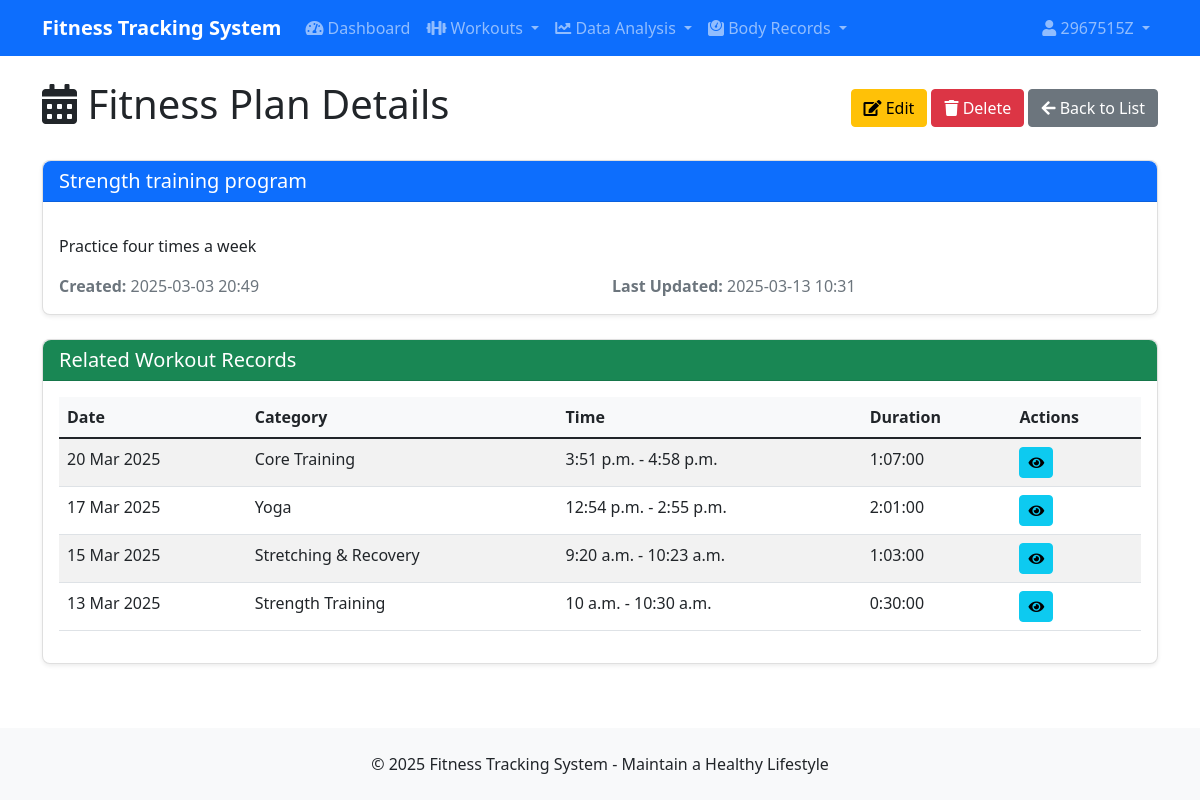
The page /workouts/plans/1/ (signed in) on the database its author committed.
### users/models.py (models this page shows, shortened)
class CustomUser(AbstractUser):
    GENDER_CHOICES = (
        ('M', 'Male'),
        ('F', 'Female'),
        ('O', 'Other'),
    )
    gender = models.CharField(_('Gender'), max_length=1, choices=GENDER_CHOICES, blank=True)
    birth_date = models.DateField(_('Birth Date'), null=True, blank=True)
    height = models.FloatField(_('Height(cm)'), null=True, blank=True)
    weight = models.FloatField(_('Weight(kg)'), null=True, blank=True)
    profile_picture = models.ImageField(_('Profile Picture'), upload_to='profile_pics', blank=True)
    bio = models.TextField(_('Bio'), blank=True)
    target_weight = models.FloatField(_('target_weight(kg)'), null=True, blank=True)
    class Meta:
        verbose_name = _('User')
        verbose_name_plural = _('User')

### workouts/models.py (models this page shows, shortened)
class WorkoutPlan(models.Model):
    user = models.ForeignKey(CustomUser, on_delete=models.CASCADE, related_name='workout_plans')
    title = models.CharField(_('Plan Title'), max_length=200)
    description = models.TextField(_('Plan Description'), blank=True)
    created_at = models.DateTimeField(_('Created At'), auto_now_add=True)
    updated_at = models.DateTimeField(_('Updated At'), auto_now=True)
    class Meta:
        verbose_name = _('WorkoutPlan')
        verbose_name_plural = _('WorkoutPlan')
        ordering = ['-created_at']

class Workout(models.Model):
    user = models.ForeignKey(CustomUser, on_delete=models.CASCADE, related_name='workouts')
    category = models.ForeignKey(WorkoutCategory, on_delete=models.CASCADE, related_name='workouts')
    plan = models.ForeignKey(WorkoutPlan, on_delete=models.SET_NULL, related_name='workouts', null=True, blank=True)
    date = models.DateField(_('Date'))
    start_time = models.TimeField(_('Start Time'))
    end_time = models.TimeField(_('End Time'))
    duration = models.DurationField(_('Duration'), blank=True, null=True)
    calories_burned = models.IntegerField(_('Calories Burned'), blank=True, null=True)
    notes = models.TextField(_('Notes'), blank=True)
    class Meta:
        verbose_name = _('Workout Record')
        verbose_name_plural = _('Workout Record')
        ordering = ['-date', '-start_time']

class WorkoutCategory(models.Model):
    name = models.CharField(_('Category name'), max_length=100)
    description = models.TextField(_('Description'), blank=True)
    class Meta:
        verbose_name = _('Fitness category')
        verbose_name_plural = _('Fitness category')

### workouts/views.py (the view)
# urls.py: path('plans/<int:pk>/', views.WorkoutPlanDetailView.as_view(), name='plan-detail'),
class WorkoutPlanDetailView(LoginRequiredMixin, UserPassesTestMixin, DetailView):
    model = WorkoutPlan
    template_name = 'workouts/plan_detail.html'
    context_object_name = 'plan'  # 这是关键设置，确保模板中可以使用 plan 变量
    def test_func(self):
        plan = self.get_object()
        if plan is None:
            return False
        return self.request.user == plan.user

### templates/workouts/plan_detail.html (shortened to what this page needs)
{% extends 'base.html' %}
{% block content %}
<div class="d-flex justify-content-between align-items-center mb-4">
    <h1><i class="fas fa-calendar-alt"></i> Fitness Plan Details</h1>
    <div>
        <a href="{% url 'plan-update' plan.pk %}" class="btn btn-warning">
            <i class="fas fa-edit"></i> Edit
        </a>
        <a href="{% url 'plan-delete' plan.pk %}" class="btn btn-danger">
            <i class="fas fa-trash"></i> Delete
        </a>
        <a href="{% url 'plan-list' %}" class="btn btn-secondary">
            <i class="fas fa-arrow-left"></i> Back to List
        </a>
    </div>
</div>
<div class="card mb-4">
    <div class="card-header bg-primary text-white">
        <h5 class="card-title mb-0">{{ plan.title }}</h5>
    </div>
    <div class="card-body">
        <p class="card-text">{{ plan.description|linebreaks }}</p>
        <div class="row mt-3">
            <div class="col-md-6">
                <p class="text-muted mb-0">
                    <strong>Created:</strong> {{ plan.created_at|date:"Y-m-d H:i" }}
                </p>
            </div>
            <div class="col-md-6">
                <p class="text-muted mb-0">
                    <strong>Last Updated:</strong> {{ plan.updated_at|date:"Y-m-d H:i" }}
                </p>
            </div>
        </div>
    </div>
</div>
{% if plan.workouts.all %}
<div class="card">
    <div class="card-header bg-success text-white">
        <h5 class="card-title mb-0">Related Workout Records</h5>
    </div>
    <div class="card-body">
        <div class="table-responsive">
            <table class="table table-striped">
                <thead>
                    <tr>
                        <th>Date</th>
                        <th>Category</th>
                        <th>Time</th>
                        <th>Duration</th>
                        <th>Actions</th>
                    </tr>
                </thead>
                <tbody>
                    {% for workout in plan.workouts.all %}
                    <tr>
                        <td>{{ workout.date }}</td>
                        <td>{{ workout.category.name }}</td>
                        <td>{{ workout.start_time }} - {{ workout.end_time }}</td>
                        <td>{{ workout.duration|default:'Unknown' }}</td>
                        <td>
                            <a href="{% url 'workout-detail' workout.pk %}" class="btn btn-sm btn-info">
                                <i class="fas fa-eye"></i>
                            </a>
                        </td>
                    </tr>
                    {% endfor %}
                </tbody>
            </table>
        </div>
    </div>
</div>
{% endif %}
{% endblock %}

### templates/base.html (shortened to what this page needs)
<!DOCTYPE html>
<html lang="en">
<head>
    <link href="https://cdn.jsdelivr.net/npm/bootstrap@5.1.3/dist/css/bootstrap.min.css" rel="stylesheet">
    <link rel="stylesheet" href="https://cdnjs.cloudflare.com/ajax/libs/font-awesome/5.15.4/css/all.min.css">
    <link rel="stylesheet" href="https://cdnjs.cloudflare.com/ajax/libs/bootstrap-datepicker/1.9.0/css/bootstrap-datepicker.min.css">
    <link rel="stylesheet" href="/static/css/style.css">
</head>
<body>
    <nav class="navbar navbar-expand-lg navbar-dark bg-primary">
        <div class="container">
            <a class="navbar-brand" href="{% url 'dashboard' %}">Fitness Tracking System</a>
            <div class="collapse navbar-collapse" id="navbarNav">
                <ul class="navbar-nav me-auto">
                    {% if user.is_authenticated %}
                    <li class="nav-item">
                        <a class="nav-link" href="{% url 'dashboard' %}">
                            <i class="fas fa-tachometer-alt"></i> Dashboard
                        </a>
                    </li>
                    <li class="nav-item dropdown">
                        <a class="nav-link dropdown-toggle" href="#" id="workoutDropdown" role="button" data-bs-toggle="dropdown">
                            <i class="fas fa-dumbbell"></i> Workouts
                        </a>
                    </li>
                    <li class="nav-item dropdown">
                        <a class="nav-link dropdown-toggle" href="#" id="analysisDropdown" role="button" data-bs-toggle="dropdown">
                            <i class="fas fa-chart-line"></i> Data Analysis
                        </a>
                    </li>
                    <li class="nav-item dropdown">
                        <a class="nav-link dropdown-toggle" href="#" id="bodyDropdown" role="button" data-bs-toggle="dropdown">
                            <i class="fas fa-weight"></i> Body Records
                        </a>
                    </li>
                    {% endif %}
                </ul>
                <ul class="navbar-nav">
                    {% if user.is_authenticated %}
                    <li class="nav-item dropdown">
                        <a class="nav-link dropdown-toggle" href="#" id="userDropdown" role="button" data-bs-toggle="dropdown">
                            <i class="fas fa-user"></i> {{ user.username }}
                        </a>
                    </li>
                    {% endif %}
                </ul>
            </div>
        </div>
    </nav>
    <div class="container mt-4 mb-5">
        {% block content %}{% endblock %}
    </div>
    <footer class="bg-light py-4 mt-auto">
        <div class="container text-center">
            <p class="mb-0">&copy; 2025 Fitness Tracking System - Maintain a Healthy Lifestyle</p>
        </div>
    </footer>
</body>
</html>

### static/css/style.css (style rules this page uses)
body { display: flex; flex-direction: column; min-height: 100vh; }
.container { flex: 1; }
.navbar-brand { font-weight: bold; }
.card { box-shadow: 0 0.125rem 0.25rem rgba(0, 0, 0, 0.075); border-radius: 0.5rem; }
.card-header { border-top-left-radius: 0.5rem !important; border-top-right-radius: 0.5rem !important; }
.btn { border-radius: 0.25rem; }
.table th { background-color: #f8f9fa; }

### rows shown on the page
CustomUser: username "2967515Z"
WorkoutPlan: title "Strength training program", description "Practice four times a week", created_at "2025-03-03 20:49", updated_at "2025-03-13 10:31"
Workout: date "20 Mar 2025", category.name "Core Training", start_time "3:51 p.m.", end_time "4:58 p.m.", duration "1:07:00"
Workout: date "17 Mar 2025", category.name "Yoga", start_time "12:54 p.m.", end_time "2:55 p.m.", duration "2:01:00"
Workout: date "15 Mar 2025", category.name "Stretching & Recovery", start_time "9:20 a.m.", end_time "10:23 a.m.", duration "1:03:00"
Workout: date "13 Mar 2025", category.name "Strength Training", start_time "10 a.m.", end_time "10:30 a.m.", duration "0:30:00"
